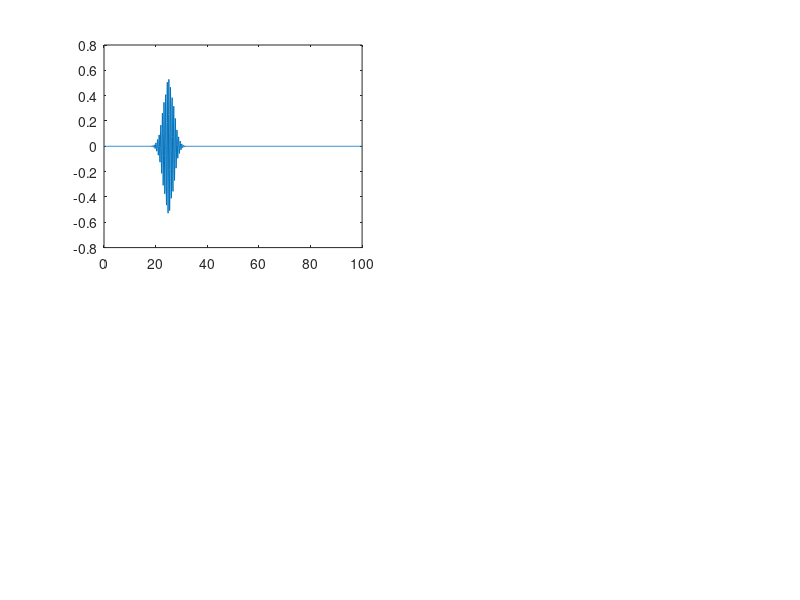

Source code (MATLAB): (Note: this script raises an error after producing the figure.)
% ======================================================================================================================================
%%%%%%%%%% Preamble %%%%%%%%%%
% ======================================================================================================================================

% Part Ic - Free Particle Gaussian Wave Packet Incident on a Potential Step Simulation

% Author: Max L Butterworth
% MSc in Theoretical and Computational Chemistry Project
% University of Oxford

% ======================================================================================================================================
%%%%%%%%%% Define constants and variables %%%%%%%%%%
% ======================================================================================================================================

% Natural units adopted throughout
L = 100; % Length of the 1D box
m = 1; % Mass of electron
h = 1; % Planck's constant
hbar = 1; % Definition of h bar
N_steps = 1000; % Number of discretisation points for the x-axis

k = 10; % Set the wavenumber; k = 0 gives a stationary Gaussian wave packet
barrier_height = 30; % Set the magnitude of the potential step height

% ======================================================================================================================================
%%%%%%%%%% Discretise the spatial domain, x, and time domain, t %%%%%%%%%%
% ======================================================================================================================================

x = linspace(0, L, N_steps); % Define the domain of the infinite potential well
dx = x(2) - x(1); % Calculate the spatial step size

dt = 1e-2; % Define the time step size
N_t = 1000; % Define the number of time steps to simulate

% ======================================================================================================================================
%%%%%%%%%% Construct the Hamiltonian using the finite difference method %%%%%%%%%%
% ======================================================================================================================================

% Construct the Hamiltonian inside the infinite potential well
laplacian = (1/dx^2) * spdiags([1, -2, 1], -1:1, N_steps, N_steps); % Define the Laplacian operator

V_vector = [zeros(N_steps/2, 1); repmat(barrier_height, (N_steps/2), 1)]; % Define the potential energy accross the x-domain; potential step at halfway accross domain
V_matrix = diag(V_vector); % Define a diagonal potential matrix

H = (-((hbar^2)/(2*m)) * laplacian) + V_matrix; % Define the Hamiltonian operator

% ======================================================================================================================================
%%%%%%%%%% Generate an initial wave packet composed of one plane wave modulated by a Gaussian %%%%%%%%%%
% ======================================================================================================================================

x0 = L/4; % Start evolving the wave packet from the centre of the box at t = 0
sigma = L/50; % Set the initial width of the wave packet
psi0 = exp(-(x - x0).^2/(2 * sigma^2)) .* exp(1i * k * x); % Define the initial Gaussian wave packet
psi0_norm = psi0/sqrt(trapz(x, abs(psi0).^2)); % Normalise the initial Gaussian wave packet

% ======================================================================================================================================
%%%%%%%%%% Implement the Crank-Nicolson method to evolve the wavefunction and calculate probability current %%%%%%%%%%
% ======================================================================================================================================

J = zeros(N_steps, N_t); % Initialise an array to store probability currents
first_deriv = spdiags([-1, 1], 0:1, N_steps, N_steps);

psi = psi0_norm(1:N_steps).'; % Set the initial value of the wavefunction
psi_t = zeros(N_steps, N_t); % Initialise an array to store the wavefunction as it evolves in time
psi_t(:, 1) = psi; % Store the initial wavefunction in the time evolution array

% Pre-compute matrices required for the Crank-Nicolson method
A = eye(N_steps) + (((1i * dt)/(2 * hbar)) * H);
B = eye(N_steps) - (((1i * dt)/(2 * hbar)) * H);

for t = 2:N_t % Loop over all time steps
    psi = A \ (B * psi); % Evolve the wavefunction over time
    psi = psi/sqrt(trapz(x, abs(psi).^2)); % Normalise the time-evolved wavefunction
    psi_t(:, t) = psi; % Store the time-evolved wavefunction in the time evolution array
    J(:, t) = -((1i * hbar)/(2 * m)) * ((conj(psi) .* (first_deriv * psi)) - ((first_deriv * conj(psi)) .* psi)); % Calculate probability current at each point along x
end

% ======================================================================================================================================
%%%%%%%%%% Plot the time evolution of the wave packet probability density %%%%%%%%%%
% ======================================================================================================================================

figure; % Generate a figure

subplot(2, 2, 1) % Top left subfigure
real_wavefunction = plot(x, real(psi_t(:, 1))); % Plot the real wavefunction
xline(x(N_steps/2), color='red', LineWidth=2) % Add a line to show the potential step location

%rectangle('Position', [x((N_steps-barrier_width)/2)])

xlabel('$x$', 'Interpreter','latex'); % Label the x-axis
ylabel('$\mathrm{Re}(\psi(x, t))$', 'Interpreter','latex'); % Label the y-axis
xlim([min(x) max(x)]) % Set the y-limits for convenience
ylim([min(real(psi_t(:))) max(real(psi_t(:)))]); % Set the y-limits foe convenience
title('Real Component of the Wavefunction') % Add a title
grid on; % Add a grid to the plot

subplot(2, 2, 2) % Top right subfigure
imag_wavefunction = plot(x, imag(psi_t(:, 1))); % Plot the imaginary wavefunction
xline(x(N_steps/2), color='red', LineWidth=2) % Add a line to show the potential step location
xlabel('$x$', 'Interpreter','latex'); % Label the x-axis
ylabel('$\mathrm{Im}(\psi(x, t))$', 'Interpreter','latex'); % Label the y-axis
xlim([min(x) max(x)]) % Set the y-limits for convenience
ylim([min(imag(psi_t(:))) max(imag(psi_t(:)))]); % Set the y-limits for convenience
title('Imaginary Component of the Wavefunction') % Add a title
grid on; % Add a grid to the plot

subplot(2, 2, 3) % Bottom left subfigure
prob_density = plot(x, abs(psi_t(:, 1)).^2); % Plot the initial probability density
xline(x(N_steps/2), color='red', LineWidth=2) % Add a line to show the potential step location
xlabel('$x$', 'Interpreter','latex'); % Label the x-axis
ylabel('$|\psi(x, t)|^2$', 'Interpreter','latex'); % Label the y-axis
xlim([min(x) max(x)]) % Set the y-limits for convenience
ylim('auto'); % Set the y-limits foe convenience
title('Probability Density') % Add a title
grid on; % Add a grid to the plot

subplot(2, 2, 4) % Bottom right subfigure
flux_plot = plot(x, J(:, 1)); % Plot the initial probability current
xline(x(N_steps/2), color='red', LineWidth=2) % Add a line to show the potential step location
xlabel('$x$', 'Interpreter', 'latex'); % Label the x-axis
ylabel('$J(x, t)$', 'Interpreter', 'latex'); % Label the y-axis
ylim('auto'); % Set the y-limits for convenience
title('Probability Current') % Add a title
grid on; % Add a grid to the plot

% Animate the figures

for n = 1:N_t % Loop over all timesteps
    set(real_wavefunction, 'YData', real(psi_t(:, n))) % Update the real part of the wavefunction
    set(imag_wavefunction, 'YData', imag(psi_t(:, n))) % Update the imaginary part of the wavefunction
    set(prob_density, 'YData', abs(psi_t(:, n)).^2); % Update the probability density
    set(flux_plot, 'YData', J(:, n)); % Update the probability density
    pause(0.1); % Pause to create an animation effect
    drawnow; % Update the relevant figures
end